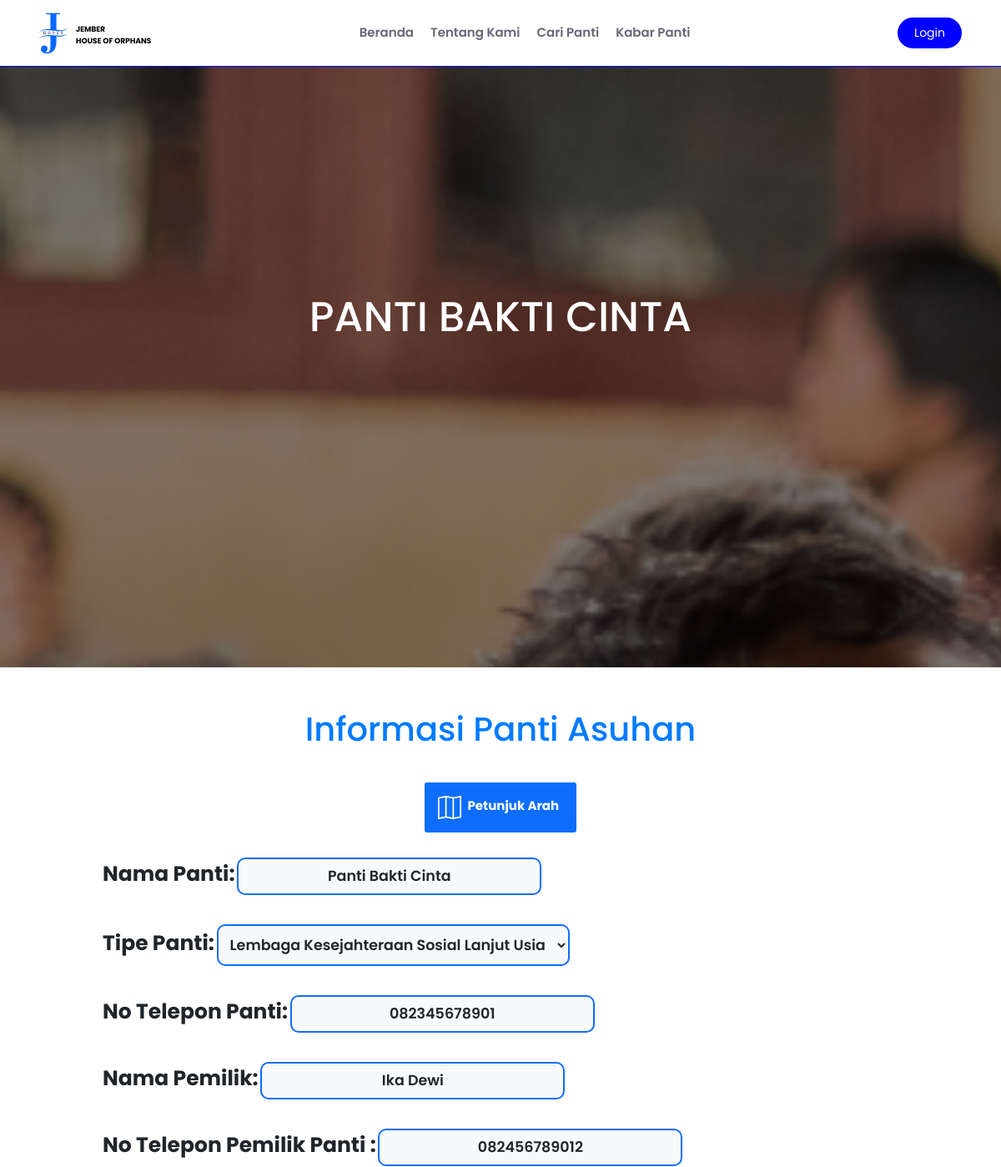
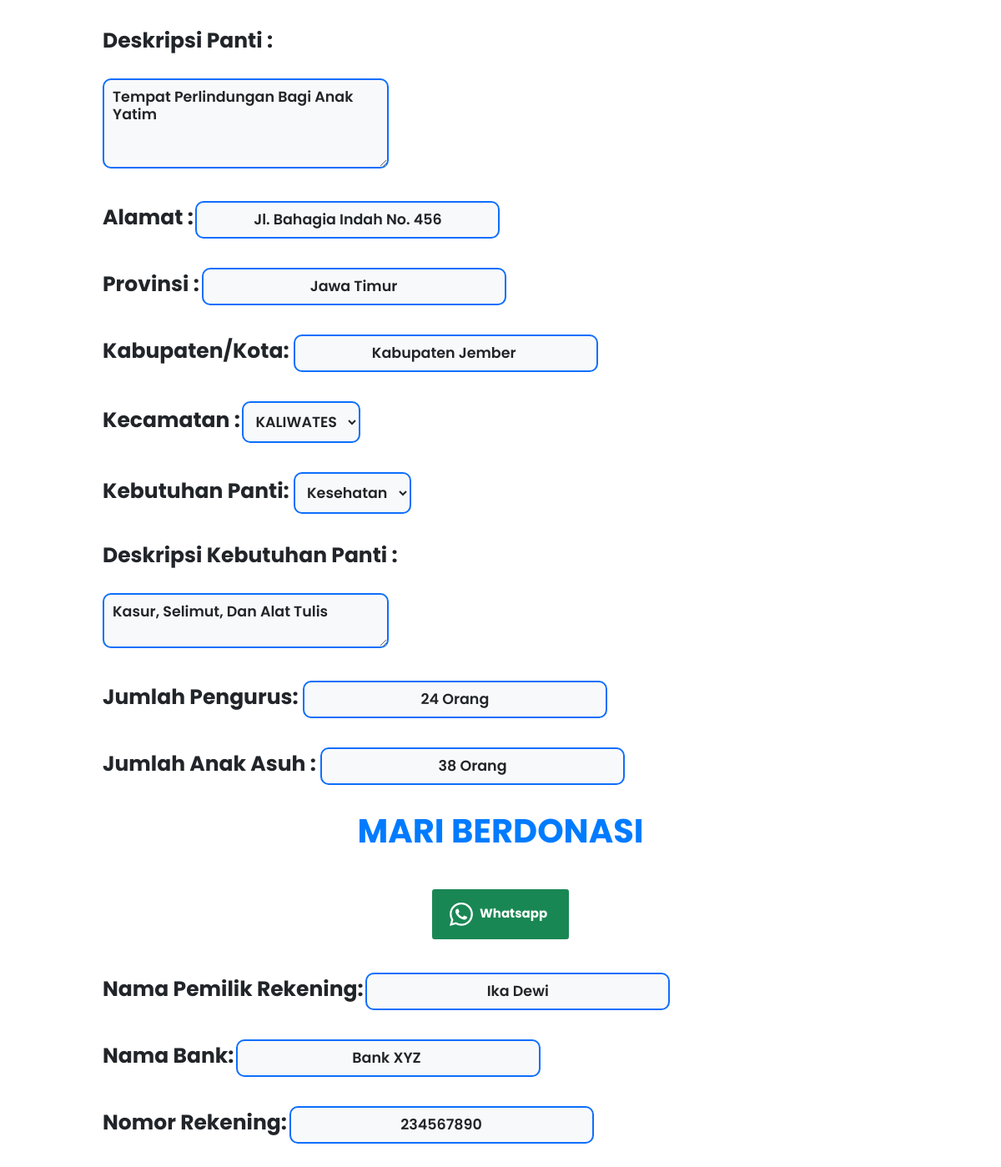
Page /public/detailpanti/4 on the committed database (2 pictures, top to bottom).
### tables this page shows
CREATE TABLE `profil_panti` (
  `id_panti` int(11) NOT NULL,
  `id_tipe_panti` int(11) NOT NULL,
  `nama_panti` varchar(100) NOT NULL,
  `no_telp_panti` varchar(25) NOT NULL,
  `nama_pemilik` varchar(70) DEFAULT NULL,
  `no_telp_pemilik_panti` varchar(12) DEFAULT NULL,
  `no_wa` varchar(255) NOT NULL,
  `deskripsi_panti` text NOT NULL,
  `link_gmap` text NOT NULL,
  `alamat` text NOT NULL,
  `id_provinsi` int(11) NOT NULL,
  `id_kabupatenkota` int(11) NOT NULL,
  `id_kecamatan` int(11) NOT NULL,
  `id_kebutuhan_panti` int(11) NOT NULL,
  `deskripsi_kebutuhan_panti` text NOT NULL,
  `jumlah_pengurus` int(11) DEFAULT NULL,
  `jumlah_anak_asuh` int(11) NOT NULL,
  `foto_panti` varchar(100) NOT NULL,
  `namapemilik_rekening` varchar(100) NOT NULL,
  `nama_bank` varchar(30) NOT NULL,
  `no_rekening` int(100) NOT NULL
);

CREATE TABLE `tipe_panti` (
  `id_tipe_panti` int(11) NOT NULL,
  `tipe_panti` varchar(100) NOT NULL
);

CREATE TABLE `provinsi` (
  `id_provinsi` int(11) NOT NULL,
  `nama_provinsi` varchar(20) NOT NULL
);

CREATE TABLE `kota` (
  `id_kabupatenkota` int(11) NOT NULL,
  `nama` varchar(20) NOT NULL
);

CREATE TABLE `kecamatan` (
  `id_kecamatan` int(11) NOT NULL,
  `nama_kecamatan` varchar(20) NOT NULL
);

CREATE TABLE `kebutuhan_panti` (
  `id_kebutuhan_panti` int(11) NOT NULL,
  `nama_kebutuhan` varchar(100) NOT NULL
);

### app/views/DetailPanti/index.php (the view, shortened to what the rows shown need)
<?php
$tipePanti = $data['tipePanti'];
$provinsi =$data['provinsi'];
$kota = $data['kabupatenKota'];
$kecamatan =  $data['kecamatan'];
$kebutuhan = $data['kebutuhan'];
$pantiData = $data['detailPanti'];
$userStatus = $_SESSION['user_status'];
?>
<section class="home" id="home">
    <div class="content">
        <h3><?= $pantiData["nama_panti"]; ?></h3>
    </div>
</section>
<section class="about" id="about">
<?php if ($userStatus === 'admin') : ?>
    <div class="heading fw-bold">--(EDIT INFORMASI)--</div>
    <?php else : ?>
        <h1 class="heading">Informasi Panti Asuhan</h1>
        <?php endif; ?>
<?php if ($userStatus === 'admin') : ?>
    <div class="container">
        <form action="" method="post" id="myForm">
            <div class="text-container">
                <div class="pt-5">
                    <span class="h1 fw-bold">Nama Panti:</span>
                    <input type="text" name="nama_panti" class="text-center h3 fw-semibold bg-light p-3 rounded-4 border border-primary border-2" value="<?= $pantiData["nama_panti"]; ?>"></input>
                </div>
                <div class="pt-5">
                    <span class="h1 fw-bold">Tipe Panti:</span>
                    <select class=" h3 fw-semibold select-box bg-light p-3 rounded-4 border border-primary border-2" name="id_tipe_panti">
                        <option value="<?= $pantiData['id_tipe_panti'] ?>"><?= $tipePanti['tipe_panti'] ?></option>
                        <?php foreach ($data['dropTipePanti'] as $tipepanti) : ?>
                            <option  value="<?= $tipepanti['id_tipe_panti']; ?>"><?= $tipepanti['tipe_panti']; ?></option>
                        <?php endforeach; ?>
                    </select>
                </div>
                <div class="pt-5">
                    <span class="h1 fw-bold">No Telepon Panti:</span>
                    <input type="text" class="text-center h3 fw-semibold bg-light p-3 rounded-4 border border-primary border-2" name="no_telp_panti" value="<?= $pantiData["no_telp_panti"]; ?>"></input>
                </div>
                <div class="pt-5">
                    <span class="h1 fw-bold">Nama Pemilik:</span>
                    <input type="text" class="text-center h3 fw-semibold bg-light p-3 rounded-4 border border-primary border-2" name="nama_pemilik" value="<?= $pantiData["nama_pemilik"]; ?>"></input>
                </div>
                <div class="pt-5">
                    <span class="h1 fw-bold">No Telepon Pemilik Panti :</span>
                    <input type="text" class="text-center h3 fw-semibold bg-light p-3 rounded-4 border border-primary border-2" name="no_telp_pemilik_panti" value="<?= $pantiData["no_telp_pemilik_panti"]; ?>"></input>
                </div>
                <div class="pt-5">
                    <span class="h1 fw-bold">Deskripsi Panti : </span>
                    <div class="mt-5">
                        <textarea class="h3 fw-semibold bg-light p-3 rounded-4 border border-primary border-2" rows="4" name="deskripsi_panti"><?= $pantiData["deskripsi_panti"]; ?></textarea>
                    </div>
                </div>
                <div class="pt-5">
                    <span class="h1 fw-bold">Alamat :</span>
                    <input class="text-center h3 fw-semibold bg-light p-3 rounded-4 border border-primary border-2" name="alamat" value="<?= $pantiData["alamat"]; ?>"></input>
                </div>
                <div class="pt-5">
                    <span class="h1 fw-bold">Provinsi :</span>
                    <input class="text-center h3 fw-semibold bg-light p-3 rounded-4 border border-primary border-2 " value="<?= $provinsi["nama_provinsi"]; ?>" readonly></input>
                </div>
                <div class="pt-5">
                    <span class="h1 fw-bold">Kabupaten/Kota: </span>
                    <input class="text-center h3 fw-semibold bg-light p-3 rounded-4 border border-primary border-2 " value="<?= $kota["nama"]; ?> " readonly></input>
                </div>
                <div class="pt-5">
                    <span class="h1 fw-bold">Kecamatan :</span>
                    <select class=" h3 fw-semibold select-box bg-light p-3 rounded-4 border border-primary border-2" name="id_kecamatan" >
                        <option value="<?= $pantiData['id_kecamatan'] ?>"><?= $kecamatan['nama_kecamatan'] ?></option>
                        <?php foreach ($data['dropkecamatan'] as $camatan) : ?>
                            <option value="<?= $camatan['id_kecamatan']; ?>"><?= $camatan['nama_kecamatan']; ?></option>
                        <?php endforeach; ?>
                    </select>
                </div>
                <div class="pt-5">
                    <span class="h1 fw-bold">Kebutuhan Panti: </span>
                    <select class=" h3 fw-semibold select-box bg-light p-3 rounded-4 border border-primary border-2" name="id_kebutuhan_panti">
                        <option value="<?= $pantiData['id_kebutuhan_panti'] ?>"><?= $kebutuhan['nama_kebutuhan'] ?></option>
                        <?php foreach ($data['dropKebutuhan'] as $butuh) : ?>
                            <option value="<?= $butuh['id_kebutuhan_panti']; ?>"><?= $butuh['nama_kebutuhan']; ?></option>
                        <?php endforeach; ?>
                    </select>
                </div>
                <div class="pt-5">
                    <span class="h1 fw-bold">Deskripsi Kebutuhan Panti : </span>
                    <div class="mt-5">
                        <textarea class=" h3 fw-semibold bg-light p-3 rounded-4 border border-primary border-2"  name="deskripsi_kebutuhan_panti" ><?= $pantiData["deskripsi_kebutuhan_panti"]; ?></textarea>
                    </div>
                </div>
                <div class="pt-5">
                    <span class="h1 fw-bold">Jumlah Pengurus: </span>
                    <input class="text-center h3 fw-semibold bg-light p-3 rounded-4 border border-primary border-2"  name="jumlah_pengurus" value="<?= $pantiData["jumlah_pengurus"]; ?> ">
                    <span class="h4 fw-semibold mx-2 text-black">Orang</span>
                </input>
                </div>
                <div class="pt-5">
                    <span class="h1 fw-bold">Jumlah Anak Asuh : </span>
                    <input class="text-center h3 fw-semibold bg-light p-3 rounded-4 border border-primary border-2" name="jumlah_anak_asuh" value="<?= $pantiData["jumlah_anak_asuh"]; ?>  ">
                    <span class="h4 fw-semibold mx-2 text-black">Orang</span></input>
                </div>
                <div class="heading fw-bold">--(INFORMASI DONASI)--</div>
                <div class="pt-5">
                    <span class="h1 fw-bold">Nama Pemilik Rekening:</span>
                    <input class="text-center h3 fw-semibold bg-light p-3 rounded-4 border border-primary border-2"  name="namapemilik_rekening" value="<?= $pantiData["namapemilik_rekening"]; ?>"></input>
                </div>
                <div class="pt-5">
                    <span class="h1 fw-bold">Nama Bank:</span>
                    <input class="text-center h3 fw-semibold bg-light p-3 rounded-4 border border-primary border-2"  name="nama_bank" value="<?= $pantiData["nama_bank"]; ?>"></input>
                </div>
                <div class="pt-5">
                    <span class="h1 fw-bold">Nomor Rekening:</span>
                    <input class="text-center h3 fw-semibold bg-light p-3 rounded-4 border border-primary border-2"  name="no_rekening" value="<?= $pantiData["no_rekening"]; ?>"></input>
                </div>
            </div>
            <div class="container d-flex align-items-center justify-content-center gap-5 mt-lg-5">
                <button type="submit" id="confirmButton" class="btn btn-primary p-3" onclick="confirmChanges()"><span class="h1 fw-bold">CONFIRM</span></button>
                <button type="submit" onclick="confirmCancelChanges()" class="btn btn-danger p-3"><span class="h1 fw-bold">CANCEL</span></button>
            </div>
        </form>
    </div>
<?php else : ?>
    <div class="container">
            <div class="text-container">
                <div class="pt-5">
                    <span class="h1 fw-bold">Nama Panti:</span>
                    <input type="text" name="nama_panti" class="text-center h3 fw-semibold bg-light p-3 rounded-4 border border-primary border-2" value="<?= $pantiData["nama_panti"]; ?>" readonly></input>
                </div>
                <div class="pt-5">
                    <span class="h1 fw-bold">Tipe Panti:</span>
                    <select class=" h3 fw-semibold select-box bg-light p-3 rounded-4 border border-primary border-2" name="id_tipe_panti" disabled>
                        <option value="<?= $pantiData['id_tipe_panti'] ?>"><?= $tipePanti['tipe_panti'] ?></option>
                    </select>
                </div>
                <div class="pt-5">
                    <span class="h1 fw-bold">No Telepon Panti:</span>
                    <input type="text" class="text-center h3 fw-semibold bg-light p-3 rounded-4 border border-primary border-2" name="no_telp_panti" value="<?= $pantiData["no_telp_panti"]; ?>" readonly></input>
                </div>
                <div class="pt-5">
                    <span class="h1 fw-bold">Nama Pemilik:</span>
                    <input type="text" class="text-center h3 fw-semibold bg-light p-3 rounded-4 border border-primary border-2" name="nama_pemilik" value="<?= $pantiData["nama_pemilik"]; ?>"></input>
                </div>
                <div class="pt-5">
                    <span class="h1 fw-bold">No Telepon Pemilik Panti :</span>
                    <input type="text" class="text-center h3 fw-semibold bg-light p-3 rounded-4 border border-primary border-2" name="no_telp_pemilik_panti" value="<?= $pantiData["no_telp_pemilik_panti"]; ?>"readonly></input>
                </div>
                <div class="pt-5">
                    <span class="h1 fw-bold">Deskripsi Panti : </span>
                    <div class="mt-5">
                        <textarea class="h3 fw-semibold bg-light p-3 rounded-4 border border-primary border-2" rows="4" name="deskripsi_panti" readonly><?= $pantiData["deskripsi_panti"]; ?></textarea>
                    </div>
                </div>
                <div class="pt-5">
                    <span class="h1 fw-bold">Alamat :</span>
                    <input class="text-center h3 fw-semibold bg-light p-3 rounded-4 border border-primary border-2" name="alamat" value="<?= $pantiData["alamat"]; ?>" readonly></input>
                </div>
                <div class="pt-5">
                    <span class="h1 fw-bold">Provinsi :</span>
                    <input class="text-center h3 fw-semibold bg-light p-3 rounded-4 border border-primary border-2 " value="<?= $provinsi["nama_provinsi"]; ?>" readonly></input>
                </div>
                <div class="pt-5">
                    <span class="h1 fw-bold">Kabupaten/Kota: </span>
                    <input class="text-center h3 fw-semibold bg-light p-3 rounded-4 border border-primary border-2 " value="<?= $kota["nama"]; ?> " readonly></input>
                </div>
                <div class="pt-5">
                    <span class="h1 fw-bold">Kecamatan :</span>
                    <select class=" h3 fw-semibold select-box bg-light p-3 rounded-4 border border-primary border-2" name="id_kecamatan" disabled>
                        <option value="<?= $pantiData['id_kecamatan'] ?>"><?= $kecamatan['nama_kecamatan'] ?></option>
                    </select>
                </div>
                <div class="pt-5">
                    <span class="h1 fw-bold">Kebutuhan Panti: </span>
                    <select class=" h3 fw-semibold select-box bg-light p-3 rounded-4 border border-primary border-2" name="id_kebutuhan_panti" disabled>
                        <option value="<?= $pantiData['id_kebutuhan_panti'] ?>"><?= $kebutuhan['nama_kebutuhan'] ?></option>
                    </select>
                </div>
                <div class="pt-5">
                    <span class="h1 fw-bold">Deskripsi Kebutuhan Panti : </span>
                    <div class="mt-5">
                        <textarea class=" h3 fw-semibold bg-light p-3 rounded-4 border border-primary border-2"  name="deskripsi_kebutuhan_panti" readonly><?= $pantiData["deskripsi_kebutuhan_panti"]; ?></textarea>
                    </div>
                </div>
                <div class="pt-5">
                    <span class="h1 fw-bold">Jumlah Pengurus: </span>
                    <input class="text-center h3 fw-semibold bg-light p-3 rounded-4 border border-primary border-2"  name="jumlah_pengurus" value="<?= $pantiData["jumlah_pengurus"]; ?> Orang" readonly>
                </div>
                <div class="pt-5">
                    <span class="h1 fw-bold">Jumlah Anak Asuh : </span>
                    <input class="text-center h3 fw-semibold bg-light p-3 rounded-4 border border-primary border-2" name="jumlah_anak_asuh" value="<?= $pantiData["jumlah_anak_asuh"]; ?> Orang" readonly>
                </div>
                <div class="heading fw-bold">MARI BERDONASI</div>
                <div class="gap-2 mb-3">
                <div class="container d-flex align-items-center justify-content-center">
                    <div class="btn btn-success rounded p-4">
                    <a href="https://<?= $pantiData["no_wa"]; ?>" class="h4 fw-bold p-2 text-center text-decoration-none text-white">
                        <span>
                        </span>
                        <span class="h4 fw-bold p-2 text-center">Whatsapp</span>
                    </a>
                    </div>
                </div>
            </div>
                <div class="pt-5">
                    <span class="h1 fw-bold">Nama Pemilik Rekening:</span>
                    <input class="text-center h3 fw-semibold bg-light p-3 rounded-4 border border-primary border-2"  name="namapemilik_rekening" value="<?= $pantiData["namapemilik_rekening"]; ?>" readonly></input>
                </div>
                <div class="pt-5">
                    <span class="h1 fw-bold">Nama Bank:</span>
                    <input class="text-center h3 fw-semibold bg-light p-3 rounded-4 border border-primary border-2"  name="nama_bank" value="<?= $pantiData["nama_bank"]; ?>" readonly></input>
                </div>
                <div class="pt-5">
                    <span class="h1 fw-bold">Nomor Rekening:</span>
                    <input class="text-center h3 fw-semibold bg-light p-3 rounded-4 border border-primary border-2"  name="no_rekening" value="<?= $pantiData["no_rekening"]; ?>" readonly></input>
                </div>
            </div>
    </div>
<?php endif; ?>
 <br> <br><br> <br><br> <br><br> <br>
</section>
</body>
</html>

### rows in the picture
profil_panti: nama_panti "PANTI BAKTI CINTA", nama_panti "Panti Bakti Cinta", no_telp_panti "082345678901", nama_pemilik "Ika Dewi", no_telp_pemilik_panti "082456789012", deskripsi_panti "Tempat perlindungan bagi anak yatim", alamat "Jl. Bahagia Indah No. 456", deskripsi_kebutuhan_panti "Kasur, Selimut, dan Alat Tulis", jumlah_pengurus "24 Orang", jumlah_anak_asuh "38 Orang", namapemilik_rekening "Ika Dewi", nama_bank "Bank XYZ", no_rekening "234567890"
tipe_panti: id_tipe_panti "Lembaga Kesejahteraan Sosial Lanjut Usia"
provinsi: nama_provinsi "Jawa Timur"
kota: nama "Kabupaten Jember"
kecamatan: id_kecamatan "KALIWATES"
kebutuhan_panti: id_kebutuhan_panti "Kesehatan"
